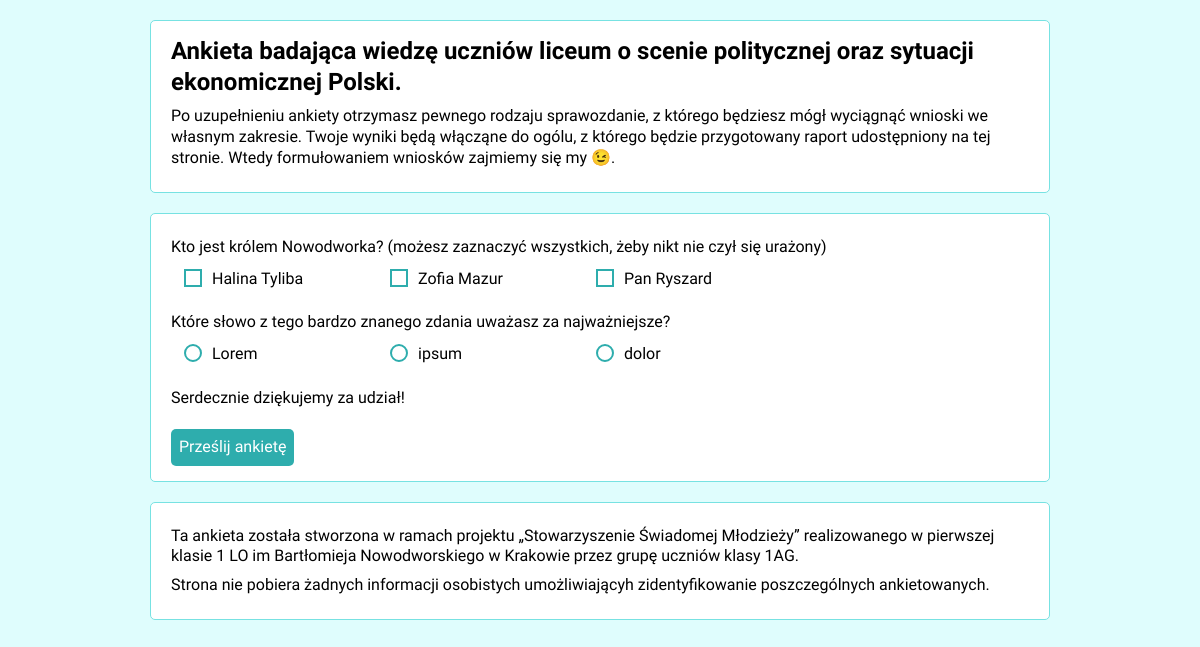
The page / on the database its author committed.
### tables this page shows
CREATE TABLE `qa` (
  `id` int(11) NOT NULL,
  `content` text NOT NULL,
  `type` int(11) NOT NULL,
  `answers` text NOT NULL,
  `ansvalues` text NOT NULL,
  `hidden` text NOT NULL
);

### dbconfig.php (called while the page is built)
<?php
    return [
        'host' => 'localhost',
        'user' => 'root',
        'password' => '',
        'database' => 'ssm_qa',
        'port' => '3306'
    ];
?>

### database.php (the view, shortened to what this page needs)
<?php
class DBase
{
    private $db = null;
    private $lastrows = 0;
    public function __construct()
    {
        $this->config = require_once 'dbconfig.php';
        try {
            $this->db = new PDO("mysql:host={$this->config['host']};dbname={$this->config['database']};port={$this->config['port']};charset=utf8",$this->config['user'], $this->config['password'], [
            PDO::ATTR_EMULATE_PREPARES => false,
            PDO::ATTR_ERRMODE => PDO::ERRMODE_EXCEPTION
            ]);
        } catch (PDOException $err) {
            exit('DB error');
        }
    }
    public function query($qr){
        try
        {
            $this->lastrows = 0;
            $stmt = $this->db->query($qr);
            $arr = [];
            while($row = $stmt->fetch(PDO::FETCH_ASSOC))
            {
                $this->lastrows++;
                $arr[] = $row;
            }
            return $arr;
        }
        catch(PDOException $e)
        {
            echo "Something went wrong with query!";
        }
    }
    public function getRows()
    {
        return $this->lastrows;
    }
}
class DBM
{
    public static function generateQnA()
    {
        $db = new DBase;
        $qr = $db->query("SELECT * from `qa`");
        for($i=0; $i<$db->getRows(); $i++)
        {
            echo '<p>'.$qr[$i]['content'].'</p>';
            echo '<div class="answers">';
            if($qr[$i]['type']==0)
                $type="radio";
            else $type="checkbox";
            $answers = explode('_',$qr[$i]['answers']);
            $values = explode('_',$qr[$i]['ansvalues']);
            for($j=0; $j < count($answers); $j++)
            {
                echo '<input type="'.$type.'" name="'.$qr[$i]['id'].'" id="'.$values[$j].$i.'" value="'.$values[$j].'"><label for="'.$values[$j].$i.'">'.$answers[$j].'</label>';
            }
            echo '</div>';
        }
    }
}
?>

### index.php (shortened to what this page needs)
<?php if(isset($_COOKIE['completed'])) {header("Location: summary.php"); exit();}
require_once 'database.php';
?>
<!DOCTYPE html>
<html lang="pl">
<head>
    <link rel="stylesheet" href="style.css">
</head>
<body>
    <div id="all">
    <header>
        <h2>Ankieta badająca wiedzę uczniów liceum o scenie politycznej oraz sytuacji ekonomicznej Polski.</h2>
        <p>Po uzupełnieniu ankiety otrzymasz pewnego rodzaju sprawozdanie, z którego będziesz mógł wyciągnąć wnioski we własnym zakresie. Twoje wyniki będą włącząne do ogólu, z którego będzie przygotowany raport udostępniony na tej stronie. Wtedy formułowaniem wniosków zajmiemy się my 😉.</p>
    </header>
    <main>
        <form action="verify.php" method="POST">
            <?php DBM::generateQnA(); ?>
            <p>Serdecznie dziękujemy za udział!</p>
            <input type="submit" id="submit" value="Prześlij ankietę">
        </form>
    </main>
    <footer>
        <p>Ta ankieta została stworzona w ramach projektu „Stowarzyszenie Świadomej Młodzieży” realizowanego w pierwszej klasie 1 LO im Bartłomieja Nowodworskiego w Krakowie przez grupę uczniów klasy 1AG. </p>
        <p>Strona nie pobiera żadnych informacji osobistych umożliwiającyh zidentyfikowanie poszczególnych ankietowanych.</p>
    </footer>
    </div>
</body>
</html>

### style.css (style rules this page uses)
:root { --first-1: #DFFDFD; --first-3: #77E2E2; --first-4: #4FCCCC; --first-5: #2EADAD; --check-size: 14px; }
* { margin: 0; padding: 0; border: 0; font-size: 100%; font: inherit; vertical-align: baseline; text-decoration: none; box-sizing: border-box; }
* { font-size: 16px; font-family: 'Hind Madurai'; font-weight: 400; line-height: 1.3em; }
body { background-color: var(--first-1); padding: 0 10px; }
div#all { max-width: 900px; margin: auto }
header, footer, main { background-color: #FFF; border: 1px solid var(--first-3); border-radius: 5px; padding: 15px 20px; margin: 20px 0; }
h2 { font-size: 24px; font-weight: 700; }
p { margin: 8px 0; }
label { display: inline-block; margin: 3px; min-width: 200px; }
form input#submit { display: block; background-color: var(--first-5); border: 0; border-radius: 5px; margin-top: 20px; padding: 8px; color: #FFF; }
input[type="checkbox"] + label::before, input[type="radio"] + label::before { content: ""; margin: 0 10px; display: inline-block; vertical-align: text-top; width: var(--check-size); height: var(--check-size); background: #FFF; border: 2px solid var(--first-5); }
input[type="radio"] + label::before { border-radius: var(--check-size); }
.answers { margin-bottom: 20px; }

### rows shown on the page
qa: content "Kto jest królem Nowodworka? (możesz zaznaczyć wszystkich, żeby nikt nie czył się urażony)", answers "Halina Tyliba", answers "Zofia Mazur", answers "Pan Ryszard"
qa: content "Które słowo z tego bardzo znanego zdania uważasz za najważniejsze?", answers "Lorem", answers "ipsum", answers "dolor"
